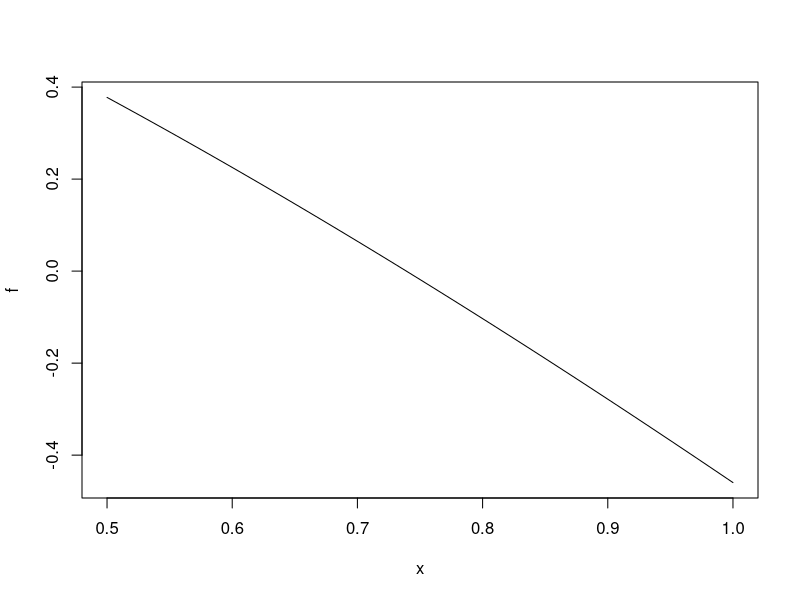
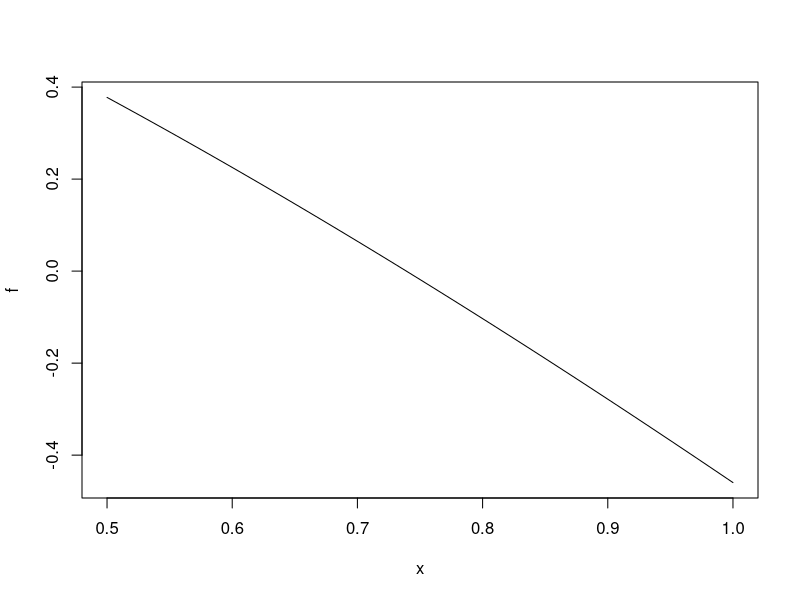

Here is the R script that generated these plots, in order:
## ---- chunk 1
#Secant Method
x0 <- 1
x1 <- 0.5
f<- function(x) {cos(x) - x}  
plot(f, xlim = c(0.5, 1))
secant_method<- function(f, x0, X1, tol=1e-9, max_iter=1000){ 
  iter<- 0
    while((abs(x1-x0)) >tol) {
    x2<- x1-(f(x1)*(x1-x0))/ (f(x1)-f(x0))
    x0<-x1
    x1<-x2 
    iter<- iter+1
    if (iter>max_iter) break 
    }
     return (c(x2, iter)) 
   }
secant_method(f,x0,x1)

# Newton Raphson Method
f<- function(x) {cos(x) - x}
d<- function(x) {-sin(x) - 1}
x <- 0.5
newton_raphson <-function(f, x, d, tol=1e-9, n=1000) { 
  i <- 0
  while(abs(f(x)) > tol){
     x<- x - (f(x)/d(x)) 
    i<- i+1 
    if (i>n) break 
  }
  return (c(x, i))
}
newton_raphson(f,x,d)

#Testing Time
#Secant Time
start.time <- Sys.time()
x0 <- 1
x1 <- 0.5
f<- function(x) {cos(x) - x}  
plot(f, xlim = c(0.5, 1))
secant_method<- function(f, x0, X1, tol=1e-9, max_iter=1000){ 
  iter<- 0
    while((abs(x1-x0)) >tol) {
    x2<- x1-(f(x1)*(x1-x0))/ (f(x1)-f(x0))
    x0<-x1
    x1<-x2 
    iter<- iter+1
    if (iter>max_iter) break 
    }
     x2
   }
secant_method(f,x0,x1)
 
end.time <- Sys.time()
time.taken <- end.time - start.time
time.taken

#Newton Raphson Time  
start.time <- Sys.time()
f<- function(x) {cos(x) - x}
d<- function(x) {-sin(x) - 1}
x <- 0.5
newton_raphson <-function(f, x, d, tol=1e-9, n=1000) { 
  i <- 0
  while(abs(f(x)) > tol){
     x<- x - (f(x)/d(x)) 
    i<- i+1 
    if (i>n) break 
  }
  x
}
newton_raphson(f,x,d)
end.time <- Sys.time()
time.taken <- end.time - start.time
time.taken  


## ---- chunk 2
#Secant Time
start.time <- Sys.time()
secant_method(f,x0,x1)
end.time <- Sys.time()
time.taken.secant <- end.time - start.time
time.taken.secant

#Newton Raphson Time  
start.time <- Sys.time()
newton_raphson(f,x,d)
end.time <- Sys.time()
time.taken.nr <- end.time - start.time
time.taken.nr

abs(time.taken.secant-time.taken.nr)
## ---- chunk 3

set.seed(100)
iterations=3
craps_game1 <- function(results=c(TRUE, FALSE)) {
   roll_1 <- sum(ceiling(6*runif(2)))
   if (results==TRUE) {print(roll_1)}
  if (roll_1 == 7 | roll_1 == 11) {
  if (results==TRUE) {print("You Win")}
    else {return(1) }
    }
  else{
  roll_again <- sum(ceiling(6*runif(2)))
  if (results==TRUE) {print(roll_again)}
  while (roll_again != roll_1 & roll_again != 7 & roll_again != 11){
roll_again <- sum(ceiling(6*runif(2)))
if (results==TRUE) {print(roll_again)}
  }
  if (roll_again == roll_1) {
    #print(c(roll_again, ("You rolled the same thing twice, YOU WIN!!!")))
   if (results==TRUE) {print("You Win")}
    else {return(1)} 
  }
  else {
    #print(c(roll_again, ("Sorry you lost you rolled")))
    if (results==TRUE) {print("You Lose")}
    else {return(0)}
  }
  }
}

 for (i in 1:iterations) { 
craps_game1(results=TRUE)
 }

## ---- chunk 4
seed <- 1
i = 0
while(i!=10){
  seed <- seed + 1
  set.seed(seed)
  i = 0
   for (j in 1:10) { 
    output<- craps_game1(results=FALSE)
    i = i + output
   }
}
## ---- chunk 5
seed #880
set.seed(seed)
replicate(10, craps_game1(TRUE))
## ---- chunk 6
objs <- mget(ls("package:base"), inherits = TRUE)
funs <- Filter(is.function, objs)
formals(funs)
## ---- chunk 7
most <- 0
mostfuns<- NULL

for (i in 1:length(funs)) {
n  <- length(formals(funs[[i]]))
  if (n > most) {
  most <- n 
  mostfuns <- funs[i]
  }
}
mostfuns
## ---- chunk 8
empty <- c()
for (i in 1:length(funs)) {
n  <- length(formals(funs[[i]]))
  if (n == 0) {
  empty<- append (empty, funs[[i]])
  }
}
length(empty)
## ---- chunk 9
nArgs <- sapply(funs, function(i) length(formals(i)))
which.max(nArgs)
sum(nArgs == 0)
